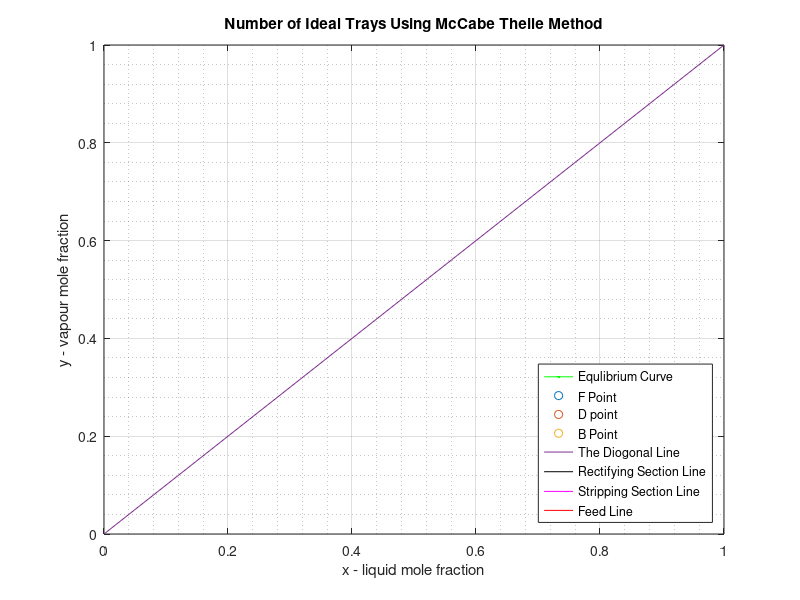

MATLAB code for this plot: (Note: this script raises an error after producing the figure.)
% Calculations of binary distillation using McCabe - Thiele method if data given is x-y data

%Made By: Ahmad M. Hassan


% inputs
q = input('  Enter feed quality factor (q): ');
zf = input('  Enter mole fraction in the feed (zF): ');
xd = input('  Enter distillate mole fraction (xD): ');
xb = input('  Enter mole fraction at bottom (xB): ');
R =input('  Enter reflux ratio (R): ');
x = input('  Enter x values (as a vector): ');
y = input('  Entter y values (as a vector): ');

xq = ((R+1)*zf+(q-1)*xd)/(R+q); %The point of three lines intersection in x-axis
yq = (R*zf+q*xd)/(R+q); %The point of three lines intersection in y-axis

figure
plot(x,y,'g') %plotting the equlibrium curve
hold on
axis([0 1 0 1]);
plot(zf,zf,'o') %F point
plot(xd,xd,'o') %D point
plot(xb,xb,'o') %B point
line ([0 1],[0 1]) % Plotting the diogonal line
line([xd xq],[xd yq],'color',[0 0 0]); %Rectifying section line
line([xb xq],[xb yq],'color',[1 0 1]); %Stripping section line
line([zf xq],[zf yq],'color',[1 0 0]); %Feed line
grid on
grid minor

%Number of stages calculation:
y_ROL = @(x) (R/(R+1))*x + xd/(R+1); %Rectifying section line equation
mS = (yq - xb)/(xq - xb); %slope of stripping section line
y_SOL = @(x) mS*(x-xb)+xb; %Stripping section line equation

%Initial conditions of the "while" loop
x_curr = xd;
y_curr = xd;
trays = 0;
while x_curr > xb
  y_curr > xb
   %Plotting the horizontal lines
  y_next = y_curr; %y_next = y value at the next stage
  x_eq = interp1(y,x,y_next,'linear'); %x_eq = x value at the equlibrium curve
  plot([x_curr x_eq],[y_curr y_curr],'k')
   %Plotting the vertical lines
  if x_eq >= xq
    y_curr = y_ROL(x_eq); %y values at rectifying section line
  else
    y_curr = y_SOL(x_eq); %y values at stripping section line
  end
  plot([x_eq x_eq],[y_curr y_next],'k')
  x_curr = x_eq;
  trays = trays + 1;
 end
 xlabel('x - liquid mole fraction')
ylabel('y - vapour mole fraction')
title('Number of Ideal Trays Using McCabe Theile Method')
legend('Equlibrium Curve','F Point','D point','B Point','The Diogonal Line'
,'Rectifying Section Line','Stripping Section Line','Feed Line','location','southeast')

fprintf('  Number of ideal trays = %1.d trays\n',trays)

minimum_trays_xy(xd,xb,x,y)
